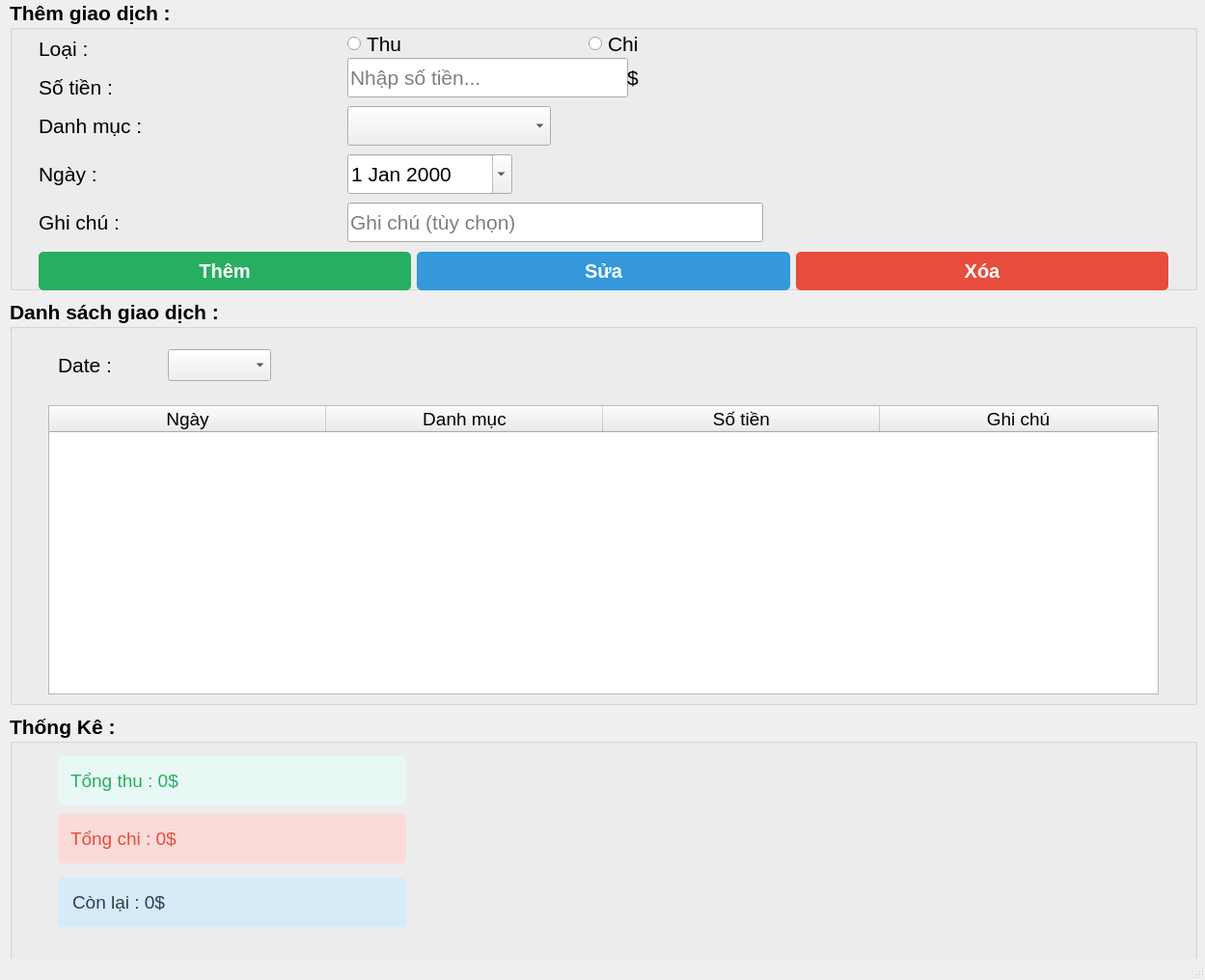
<?xml version="1.0" encoding="UTF-8"?>
<ui version="4.0">
 <class>MainWindow</class>
 <widget class="QMainWindow" name="MainWindow">
  <property name="geometry">
   <rect>
    <x>0</x>
    <y>0</y>
    <width>1249</width>
    <height>1016</height>
   </rect>
  </property>
  <property name="font">
   <font>
    <kerning>false</kerning>
   </font>
  </property>
  <property name="windowTitle">
   <string>Quản lí chi tiêu</string>
  </property>
  <widget class="QWidget" name="centralwidget">
   <widget class="QGroupBox" name="groupbox_form">
    <property name="geometry">
     <rect>
      <x>10</x>
      <y>0</y>
      <width>1231</width>
      <height>301</height>
     </rect>
    </property>
    <property name="font">
     <font>
      <pointsize>16</pointsize>
      <weight>75</weight>
      <bold>true</bold>
      <kerning>false</kerning>
     </font>
    </property>
    <property name="title">
     <string>Thêm giao dịch :</string>
    </property>
    <widget class="QLabel" name="label_type">
     <property name="geometry">
      <rect>
       <x>30</x>
       <y>30</y>
       <width>71</width>
       <height>41</height>
      </rect>
     </property>
     <property name="font">
      <font>
       <pointsize>16</pointsize>
       <weight>50</weight>
       <bold>false</bold>
       <kerning>false</kerning>
      </font>
     </property>
     <property name="text">
      <string>Loại :</string>
     </property>
    </widget>
    <widget class="QLabel" name="label_amount">
     <property name="geometry">
      <rect>
       <x>30</x>
       <y>70</y>
       <width>111</width>
       <height>41</height>
      </rect>
     </property>
     <property name="font">
      <font>
       <pointsize>16</pointsize>
       <weight>50</weight>
       <bold>false</bold>
       <kerning>false</kerning>
      </font>
     </property>
     <property name="text">
      <string>Số tiền : </string>
     </property>
    </widget>
    <widget class="QRadioButton" name="radio_thu">
     <property name="geometry">
      <rect>
       <x>350</x>
       <y>30</y>
       <width>95</width>
       <height>31</height>
      </rect>
     </property>
     <property name="font">
      <font>
       <pointsize>16</pointsize>
       <weight>50</weight>
       <bold>false</bold>
       <kerning>false</kerning>
      </font>
     </property>
     <property name="text">
      <string>Thu</string>
     </property>
    </widget>
    <widget class="QRadioButton" name="radio_chi">
     <property name="geometry">
      <rect>
       <x>600</x>
       <y>30</y>
       <width>95</width>
       <height>31</height>
      </rect>
     </property>
     <property name="font">
      <font>
       <pointsize>16</pointsize>
       <weight>50</weight>
       <bold>false</bold>
       <kerning>false</kerning>
      </font>
     </property>
     <property name="text">
      <string>Chi</string>
     </property>
    </widget>
    <widget class="QLabel" name="label_date">
     <property name="geometry">
      <rect>
       <x>30</x>
       <y>160</y>
       <width>121</width>
       <height>41</height>
      </rect>
     </property>
     <property name="font">
      <font>
       <pointsize>16</pointsize>
       <weight>50</weight>
       <bold>false</bold>
       <kerning>false</kerning>
      </font>
     </property>
     <property name="text">
      <string>Ngày :</string>
     </property>
    </widget>
    <widget class="QLabel" name="label_note">
     <property name="geometry">
      <rect>
       <x>30</x>
       <y>210</y>
       <width>111</width>
       <height>41</height>
      </rect>
     </property>
     <property name="font">
      <font>
       <pointsize>16</pointsize>
       <weight>50</weight>
       <bold>false</bold>
       <kerning>false</kerning>
      </font>
     </property>
     <property name="text">
      <string>Ghi chú :</string>
     </property>
    </widget>
    <widget class="QDateEdit" name="date_edit">
     <property name="geometry">
      <rect>
       <x>350</x>
       <y>160</y>
       <width>171</width>
       <height>41</height>
      </rect>
     </property>
     <property name="font">
      <font>
       <pointsize>16</pointsize>
       <weight>50</weight>
       <bold>false</bold>
       <kerning>false</kerning>
      </font>
     </property>
     <property name="calendarPopup">
      <bool>true</bool>
     </property>
     <property name="timeSpec">
      <enum>Qt::LocalTime</enum>
     </property>
    </widget>
    <widget class="QLineEdit" name="input_note">
     <property name="geometry">
      <rect>
       <x>350</x>
       <y>210</y>
       <width>431</width>
       <height>41</height>
      </rect>
     </property>
     <property name="font">
      <font>
       <pointsize>16</pointsize>
       <weight>50</weight>
       <bold>false</bold>
       <kerning>false</kerning>
      </font>
     </property>
     <property name="maxLength">
      <number>9999999</number>
     </property>
     <property name="placeholderText">
      <string>Ghi chú (tùy chọn)</string>
     </property>
    </widget>
    <widget class="QWidget" name="horizontalLayoutWidget">
     <property name="geometry">
      <rect>
       <x>30</x>
       <y>260</y>
       <width>1171</width>
       <height>42</height>
      </rect>
     </property>
     <layout class="QHBoxLayout" name="horizontalLayout">
      <item>
       <widget class="QPushButton" name="btn_add">
        <property name="font">
         <font>
          <pointsize>-1</pointsize>
          <weight>75</weight>
          <bold>true</bold>
         </font>
        </property>
        <property name="styleSheet">
         <string notr="true">background-color: #27ae60;
   color: white;
   padding: 8px 15px;
   font-size: 20px;
   border-radius: 5px;
   font-weight: bold;
</string>
        </property>
        <property name="text">
         <string>Thêm</string>
        </property>
       </widget>
      </item>
      <item>
       <widget class="QPushButton" name="btn_edit">
        <property name="font">
         <font>
          <pointsize>-1</pointsize>
          <weight>75</weight>
          <bold>true</bold>
         </font>
        </property>
        <property name="styleSheet">
         <string notr="true">background-color: #3498db;
   color: white;
   padding: 8px 15px;
   font-size: 20px;
   border-radius: 5px;
   font-weight: bold;
</string>
        </property>
        <property name="text">
         <string>Sửa</string>
        </property>
        <property name="autoDefault">
         <bool>false</bool>
        </property>
        <property name="default">
         <bool>false</bool>
        </property>
        <property name="flat">
         <bool>false</bool>
        </property>
       </widget>
      </item>
      <item>
       <widget class="QPushButton" name="btn_delete">
        <property name="font">
         <font>
          <pointsize>-1</pointsize>
          <weight>75</weight>
          <italic>false</italic>
          <bold>true</bold>
          <underline>false</underline>
          <strikeout>false</strikeout>
          <kerning>true</kerning>
         </font>
        </property>
        <property name="styleSheet">
         <string notr="true">background-color: #e74c3c;
   color: white;
   padding: 8px 15px;
   font-size: 20px;
   border-radius: 5px;
   font-weight: bold;</string>
        </property>
        <property name="text">
         <string>Xóa</string>
        </property>
        <property name="checkable">
         <bool>false</bool>
        </property>
       </widget>
      </item>
     </layout>
    </widget>
    <widget class="QLineEdit" name="input_amount">
     <property name="geometry">
      <rect>
       <x>350</x>
       <y>60</y>
       <width>291</width>
       <height>41</height>
      </rect>
     </property>
     <property name="font">
      <font>
       <pointsize>16</pointsize>
       <weight>50</weight>
       <bold>false</bold>
       <kerning>false</kerning>
      </font>
     </property>
     <property name="text">
      <string/>
     </property>
     <property name="placeholderText">
      <string>Nhập số tiền...</string>
     </property>
    </widget>
    <widget class="QComboBox" name="combo_category">
     <property name="geometry">
      <rect>
       <x>350</x>
       <y>110</y>
       <width>211</width>
       <height>41</height>
      </rect>
     </property>
     <property name="font">
      <font>
       <pointsize>16</pointsize>
       <weight>50</weight>
       <bold>false</bold>
       <kerning>false</kerning>
      </font>
     </property>
    </widget>
    <widget class="QLabel" name="label_category">
     <property name="geometry">
      <rect>
       <x>30</x>
       <y>110</y>
       <width>151</width>
       <height>41</height>
      </rect>
     </property>
     <property name="font">
      <font>
       <pointsize>16</pointsize>
       <weight>50</weight>
       <bold>false</bold>
       <kerning>false</kerning>
      </font>
     </property>
     <property name="text">
      <string>Danh mục :</string>
     </property>
    </widget>
    <widget class="QLabel" name="label_currency">
     <property name="geometry">
      <rect>
       <x>640</x>
       <y>60</y>
       <width>61</width>
       <height>41</height>
      </rect>
     </property>
     <property name="font">
      <font>
       <pointsize>16</pointsize>
       <weight>50</weight>
       <bold>false</bold>
       <kerning>false</kerning>
      </font>
     </property>
     <property name="text">
      <string>$</string>
     </property>
    </widget>
   </widget>
   <widget class="QGroupBox" name="groupbox_list">
    <property name="geometry">
     <rect>
      <x>10</x>
      <y>310</y>
      <width>1231</width>
      <height>421</height>
     </rect>
    </property>
    <property name="sizePolicy">
     <sizepolicy hsizetype="Fixed" vsizetype="Expanding">
      <horstretch>0</horstretch>
      <verstretch>0</verstretch>
     </sizepolicy>
    </property>
    <property name="minimumSize">
     <size>
      <width>0</width>
      <height>400</height>
     </size>
    </property>
    <property name="font">
     <font>
      <pointsize>16</pointsize>
      <weight>75</weight>
      <bold>true</bold>
     </font>
    </property>
    <property name="title">
     <string>Danh sách giao dịch :</string>
    </property>
    <widget class="QWidget" name="widget_filter" native="true">
     <property name="geometry">
      <rect>
       <x>40</x>
       <y>40</y>
       <width>241</width>
       <height>57</height>
      </rect>
     </property>
     <layout class="QHBoxLayout" name="horizontalLayout_2">
      <property name="spacing">
       <number>10</number>
      </property>
      <property name="leftMargin">
       <number>10</number>
      </property>
      <property name="rightMargin">
       <number>10</number>
      </property>
      <item>
       <widget class="QLabel" name="label_month">
        <property name="minimumSize">
         <size>
          <width>60</width>
          <height>0</height>
         </size>
        </property>
        <property name="font">
         <font>
          <pointsize>16</pointsize>
          <weight>50</weight>
          <bold>false</bold>
         </font>
        </property>
        <property name="text">
         <string>Date :</string>
        </property>
       </widget>
      </item>
      <item>
       <widget class="QComboBox" name="combo_month">
        <property name="sizePolicy">
         <sizepolicy hsizetype="Fixed" vsizetype="Fixed">
          <horstretch>0</horstretch>
          <verstretch>0</verstretch>
         </sizepolicy>
        </property>
        <property name="font">
         <font>
          <pointsize>16</pointsize>
          <weight>50</weight>
          <bold>false</bold>
         </font>
        </property>
       </widget>
      </item>
     </layout>
    </widget>
    <widget class="QTableWidget" name="table_transactions">
     <property name="geometry">
      <rect>
       <x>40</x>
       <y>110</y>
       <width>1151</width>
       <height>300</height>
      </rect>
     </property>
     <property name="minimumSize">
      <size>
       <width>0</width>
       <height>300</height>
      </size>
     </property>
     <property name="font">
      <font>
       <pointsize>14</pointsize>
       <weight>50</weight>
       <bold>false</bold>
      </font>
     </property>
     <property name="editTriggers">
      <set>QAbstractItemView::NoEditTriggers</set>
     </property>
     <property name="alternatingRowColors">
      <bool>true</bool>
     </property>
     <property name="selectionBehavior">
      <enum>QAbstractItemView::SelectRows</enum>
     </property>
     <property name="verticalScrollMode">
      <enum>QAbstractItemView::ScrollPerPixel</enum>
     </property>
     <property name="horizontalScrollMode">
      <enum>QAbstractItemView::ScrollPerPixel</enum>
     </property>
     <attribute name="horizontalHeaderMinimumSectionSize">
      <number>50</number>
     </attribute>
     <attribute name="horizontalHeaderDefaultSectionSize">
      <number>287</number>
     </attribute>
     <attribute name="horizontalHeaderShowSortIndicator" stdset="0">
      <bool>false</bool>
     </attribute>
     <attribute name="verticalHeaderShowSortIndicator" stdset="0">
      <bool>false</bool>
     </attribute>
     <attribute name="verticalHeaderStretchLastSection">
      <bool>false</bool>
     </attribute>
     <column>
      <property name="text">
       <string>Ngày</string>
      </property>
     </column>
     <column>
      <property name="text">
       <string>Danh mục</string>
      </property>
     </column>
     <column>
      <property name="text">
       <string>Số tiền</string>
      </property>
     </column>
     <column>
      <property name="text">
       <string>Ghi chú</string>
      </property>
     </column>
    </widget>
   </widget>
   <widget class="QGroupBox" name="groupbox_stats">
    <property name="geometry">
     <rect>
      <x>10</x>
      <y>740</y>
      <width>1231</width>
      <height>265</height>
     </rect>
    </property>
    <property name="font">
     <font>
      <pointsize>16</pointsize>
      <weight>75</weight>
      <bold>true</bold>
     </font>
    </property>
    <property name="title">
     <string>Thống Kê :</string>
    </property>
    <widget class="QLabel" name="label_balance">
     <property name="geometry">
      <rect>
       <x>50</x>
       <y>170</y>
       <width>361</width>
       <height>51</height>
      </rect>
     </property>
     <property name="sizePolicy">
      <sizepolicy hsizetype="Expanding" vsizetype="Fixed">
       <horstretch>0</horstretch>
       <verstretch>0</verstretch>
      </sizepolicy>
     </property>
     <property name="minimumSize">
      <size>
       <width>0</width>
       <height>0</height>
      </size>
     </property>
     <property name="font">
      <font>
       <pointsize>14</pointsize>
       <weight>50</weight>
       <bold>false</bold>
      </font>
     </property>
     <property name="styleSheet">
      <string notr="true">color: #2c3e50;
   padding: 10px;
   background-color: #d6eaf8;
   border-radius: 5px;
</string>
     </property>
     <property name="text">
      <string>Còn lại : 0$</string>
     </property>
     <property name="alignment">
      <set>Qt::AlignLeading|Qt::AlignLeft|Qt::AlignVCenter</set>
     </property>
    </widget>
    <widget class="QLabel" name="label_total_expense">
     <property name="geometry">
      <rect>
       <x>50</x>
       <y>104</y>
       <width>361</width>
       <height>51</height>
      </rect>
     </property>
     <property name="sizePolicy">
      <sizepolicy hsizetype="Expanding" vsizetype="Fixed">
       <horstretch>0</horstretch>
       <verstretch>0</verstretch>
      </sizepolicy>
     </property>
     <property name="font">
      <font>
       <pointsize>14</pointsize>
       <weight>50</weight>
       <bold>false</bold>
      </font>
     </property>
     <property name="styleSheet">
      <string notr="true">color: #e74c3c;
   padding: 8px;
   background-color: #fadbd8;
   border-radius: 5px;
   border: rgb(255, 0, 0)</string>
     </property>
     <property name="text">
      <string>Tổng chi : 0$</string>
     </property>
    </widget>
    <widget class="QLabel" name="label_total_income">
     <property name="geometry">
      <rect>
       <x>50</x>
       <y>44</y>
       <width>361</width>
       <height>51</height>
      </rect>
     </property>
     <property name="sizePolicy">
      <sizepolicy hsizetype="Expanding" vsizetype="Fixed">
       <horstretch>0</horstretch>
       <verstretch>0</verstretch>
      </sizepolicy>
     </property>
     <property name="minimumSize">
      <size>
       <width>0</width>
       <height>0</height>
      </size>
     </property>
     <property name="font">
      <font>
       <pointsize>14</pointsize>
       <weight>50</weight>
       <bold>false</bold>
      </font>
     </property>
     <property name="styleSheet">
      <string notr="true">color: #27ae60;
   padding: 8px;
   background-color: #e8f8f5;
   border-radius: 5px;</string>
     </property>
     <property name="text">
      <string>Tổng thu : 0$</string>
     </property>
     <property name="alignment">
      <set>Qt::AlignLeading|Qt::AlignLeft|Qt::AlignVCenter</set>
     </property>
    </widget>
   </widget>
  </widget>
  <widget class="QMenuBar" name="menubar">
   <property name="geometry">
    <rect>
     <x>0</x>
     <y>0</y>
     <width>1249</width>
     <height>26</height>
    </rect>
   </property>
  </widget>
  <widget class="QStatusBar" name="statusbar"/>
 </widget>
 <resources/>
 <connections/>
</ui>
